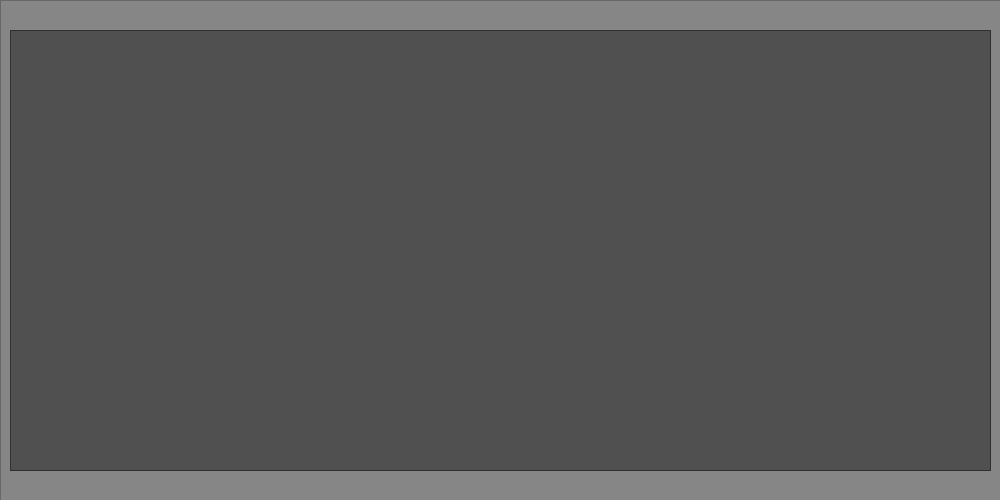
<?xml version="1.0" encoding="UTF-8"?>
<ui version="4.0">
 <class>notificaciones</class>
 <widget class="QDialog" name="notificaciones">
  <property name="geometry">
   <rect>
    <x>0</x>
    <y>0</y>
    <width>1000</width>
    <height>500</height>
   </rect>
  </property>
  <property name="windowTitle">
   <string>Dialog</string>
  </property>
  <property name="styleSheet">
   <string notr="true">background-color: rgb(134, 134, 134);</string>
  </property>
  <widget class="QTextBrowser" name="textBrowser">
   <property name="geometry">
    <rect>
     <x>10</x>
     <y>30</y>
     <width>981</width>
     <height>441</height>
    </rect>
   </property>
   <property name="styleSheet">
    <string notr="true">background-color: rgb(0, 0, 0, 0.4);
border-color: rgb(0, 0, 0);
font: 14pt &quot;MS Shell Dlg 2&quot;;
color: rgb(255, 255, 255);</string>
   </property>
   <property name="verticalScrollBarPolicy">
    <enum>Qt::ScrollBarAlwaysOff</enum>
   </property>
   <property name="horizontalScrollBarPolicy">
    <enum>Qt::ScrollBarAlwaysOff</enum>
   </property>
   <property name="autoFormatting">
    <set>QTextEdit::AutoNone</set>
   </property>
   <property name="openExternalLinks">
    <bool>true</bool>
   </property>
  </widget>
  <widget class="QFrame" name="backgroundFrameNotificaciones">
   <property name="geometry">
    <rect>
     <x>0</x>
     <y>0</y>
     <width>1011</width>
     <height>501</height>
    </rect>
   </property>
   <property name="styleSheet">
    <string notr="true">#backgroundFrameNotificaciones{
border-image:  url(:/png/main/res/ui-2021/pantallainicio/FONDO.png);
}</string>
   </property>
   <property name="frameShape">
    <enum>QFrame::StyledPanel</enum>
   </property>
   <property name="frameShadow">
    <enum>QFrame::Raised</enum>
   </property>
  </widget>
  <zorder>backgroundFrameNotificaciones</zorder>
  <zorder>textBrowser</zorder>
 </widget>
 <resources/>
 <connections/>
</ui>
